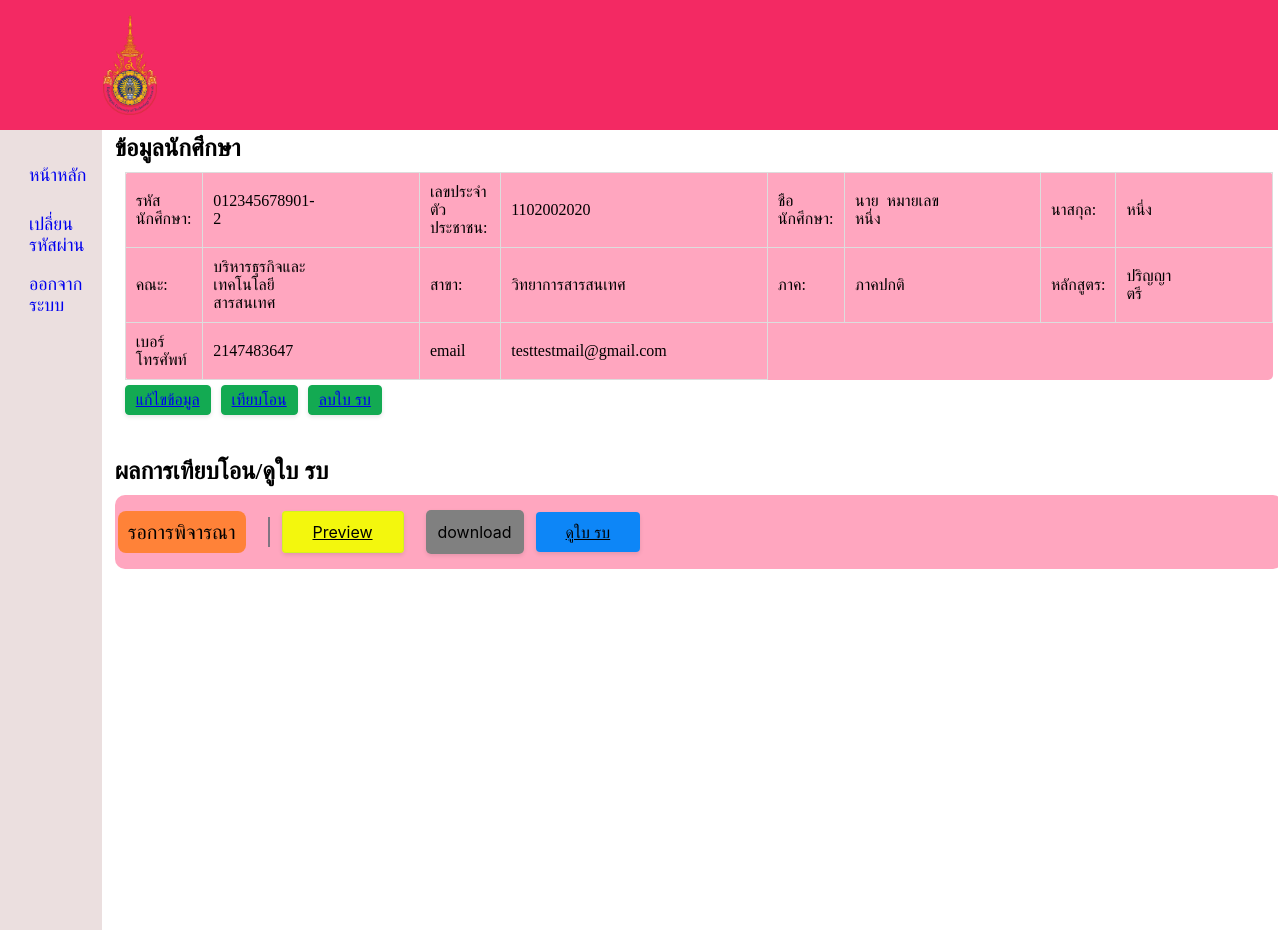
The app's page /student/stdHome.php (signed in) with its own data.
### tables this page shows
CREATE TABLE `student_detail` (
  `Student_id` int(11) NOT NULL,
  `User_id` int(11) NOT NULL,
  `Prefix` text NOT NULL,
  `Fname` varchar(100) NOT NULL,
  `Lname` varchar(100) NOT NULL,
  `Faculty` enum('บริหารธุรกิจและเทคโนโลยีสารสนเทศ','ศิลปะศาสตร์') NOT NULL,
  `Major` enum('วิทยาการสารสนเทศ','การตลาด','บัญชี') NOT NULL,
  `Student_idcard` int(13) DEFAULT NULL,
  `Supclass_std` text,
  `Student_year` int(4) NOT NULL,
  `Phone_std` int(11) DEFAULT NULL,
  `Email_std` text,
  `Pic_grad` varchar(255) DEFAULT NULL,
  `std_confirm_tran` int(1) NOT NULL DEFAULT '0',
  `teacher_con` int(1) NOT NULL DEFAULT '0',
  `std_scheme` enum('ปริญญาตรี','ปวส') NOT NULL
);

CREATE TABLE `user` (
  `User_id` int(11) NOT NULL,
  `Username` varchar(50) NOT NULL,
  `Password` varchar(30) NOT NULL,
  `Role` enum('admin','student','teacher') NOT NULL
);

### student/stdHome.php (the view, shortened to what this page needs)
<?php
require '../connect.php';
$id = $_SESSION['student_name_login'];
$sql = "SELECT * FROM student_detail, user WHERE student_detail.User_id = $id AND user.User_id = $id ";
$result = $connect->query($sql);
$row = $result->fetch_assoc();
?>
<!DOCTYPE html>
<html>
    <head>
        <link rel='stylesheet' type='text/css' media='screen' href='stylestd.css'>
    </head>
    <body>
        <header class="header">
        <a href="stdHome.php"><img src="../picture/มหาวิทยาลัยเทคโนโลยีราชมงคลตะวันออก.png" class="logo"></a>
        </header>
        <div class="container">
            <nav class="sidebar">
                <div class="menu-bar">
                    <div class="menu">
                        <ul class="menu-links">
                            <li class="link">
                                <a href ="stdHome.php">
                                    <span class="text nav-text">หน้าหลัก</span>
                                </a>
                            </li>
                            <li class="link">
                                <a href ="changepassword.php">
                                    <span class="text nav-text">เปลี่ยนรหัสผ่าน</span>
                                </a>
                            </li>
                            <li class="link">
                                <a href ="logout.php">
                                    <span class="text nav-text">ออกจากระบบ</span>
                                </a>
                            </li>
                        </ul>
                    </div>
                </div>
            </nav>
            <section class="home">
                <div class="container-box">
                    <div class= "head">
                        <h2>ข้อมูลนักศึกษา</h2>
                        <div class="box-detail-std">
                            <form action =" " class="detail-std" method="POST">
                                <table class="text-detail-std">
                                    <tbody>
                                        <tr>
                                            <td>รหัสนักศึกษา:</td>
                                            <td class="text-detail-std-td"><?php echo $row['Username'];?></td>
                                            <td>เลขประจำตัวประชาชน:</td>
                                            <td class="text-detail-std-td"><?php echo $row['Student_idcard' ];?></td>
                                            <td>ชือนักศึกษา:</td>
                                            <td class="text-detail-std-td"><?php echo $row['Prefix']; echo "&nbsp&nbsp" ; echo $row['Fname'];?></td>
                                            <td>นาสกุล:</td>
                                            <td class="text-detail-std-td"><?php echo $row['Lname'];?></td>
                                        </tr>
                                        <tr>
                                            <td>คณะ:</td>
                                            <td class= "text-detail-std-td"><?php echo $row['Faculty'];?></td>
                                            <td>สาขา:</td>
                                            <td class = "text-detail-std-td"><?php echo $row['Major'];?></td>
                                            <td>ภาค:</td>
                                            <td class = "text-detail-std-td"><?php echo $row['Supclass_std'];?></td>
                                            <td>หลักสูตร:</td>
                                            <td class = "text-detail-std-td"><?php echo $row['std_scheme']; ?></td>
                                        </tr>
                                        <tr>
                                            <td>เบอร์โทรศัพท์</td>
                                            <td class = "text-detail-std-td"><?php echo $row['Phone_std'];?></td>
                                            <td>email</td>
                                            <td class = "text-detail-std-td"><?php echo $row['Email_std'];?></td>
                                        </tr>
                                    </tbody>
                                </table>
                                <div class="menu-student">
                                    <ul class="menu-student-link">
                                        <li class="link1">
                                            <a href="edit_student.php?GetID=<?php echo $row['Student_id']; ?>">
                                                <span>แก้ไขข้อมูล</span>
                                            </a>
                                        </li>
                                        <li class="linkd">
                                            <a href="transfer_student.php?GetID=<?php echo $row['Student_id']; ?>">
                                                <span>เทียบโอน</span>
                                            </a>
                                        </li>
                                        <li class="sometime2">
                                            <a href="delete_pic.php?GetID=<?php echo $row['Student_id'];?>">
                                                <span>ลบใบ รบ</span>
                                            </a>
                                        </li>
                                    </ul>
                                </div>
                            </form>
                        </div>
                    </div>
                    <div class = "head">
                        <h2>ผลการเทียบโอน/ดูใบ รบ</h2>
                        <div class = "box-std-tran">
                            <table>
                                <tbody>
                                    <tr>
                                        <td><h class = "pass">เทียบโอนได้รับการอนุมัติแล้ว</h>
                                            <h class = "pending">รอการพิจารณา</h>
                                        </td>
                                        <td class = "v1"></td>
                                        <td><a href ="pdf_std_tran.php?GetID=<?php echo $row['Student_id'] ?>&ACTION=VIEW" class = "preview-std">Preview</td>
                                        <td><a href ="pdf_std_tran.php?GetID=<?php echo $row['Student_id'] ?>&ACTION=DOWNLOAD" class = "download-std">download</td>
                                        <td><a href ="preview-gra.php?GetID=<?php echo $row['Student_id'];?>" class = "preview-pic">ดูใบ รบ</td>
                                    </tr>
                                </tbody>
                            </table>
                        </div>
                    </div>
                </div>
            </section>
        </div>
    </body>
</html>

### student/stylestd.css (style rules this page uses)
* { margin: 0; padding: 0; box-sizing: border-box; }
.header { display: flex; align-items: center; justify-content: space-between; background-color: #f32963; padding: 15px 80px; }
.logo { width: 100px; height: 100px; object-fit: contain; }
.container { display: flex; }
.sidebar { top: 0; left: 0; height: 100vh; width: 250px; padding: 10px 14px; background-color: rgba(228, 211, 211, 0.719); }
.sidebar li { height: 50px; margin-top: 10px; display: flex; list-style: none; align-items: center; font-size: 18px; }
.sidebar li a { width: 100%; height: 100%; padding-left: 15px; display: flex; align-items: center; text-decoration: none; border-radius: 5px; }
.menu-bar { width: 100%; }
.home { display: flex; justify-content: flex-start; flex-flow: column; flex-direction: column; height: 100vh; }
.head { padding-left: 8px; margin: 5px; width: 100%; }
.text-detail-std { background-color: #ffa6bf; padding:10px; border-collapse: collapse; border-radius: 5px; }
.text-detail-std .text-detail-std-td { padding-right: 100px; padding-left: 10px; }
.text-detail-std td { border: 1px solid #ddd; padding:10px; }
.box-detail-std { height: 70%; width: 100%; padding: 10px; }
.menu-student-link { display: flex; }
.menu-student-link li { list-style: none; font-size: 17px; }
.menu-student-link li { border-radius: 4px; box-shadow: rgba(0, 0, 0, .1) 0 2px 4px 0; box-sizing: border-box; color: #fff; cursor: pointer; font-size: 16px; outline: none; padding: 5px 10px; margin-right:10px; margin-top:5px; text-align: center; transform: translateY(0); transition: transform 150ms, box-shadow 150ms; user-select: none; -webkit-user-select: none; touch-action: manipulation; }
.box-std-tran { background-color: #ffa6bf; padding:20px 1px; border-collapse: separate; border-spacing: 0 10px; margin-top: 10px; border-radius: 10px; }
.preview-std { background-color: #f3f70d; border: 1px solid #d3f31f; border-radius: 4px; box-shadow: rgba(0, 0, 0, .1) 0 2px 4px 0; box-sizing: border-box; color: rgb(0, 0, 0); cursor: pointer; font-family: "Akzidenz Grotesk BQ Medium", -apple-system, BlinkMacSystemFont, sans-serif; font-size: 16px; font-weight: 400; outline: none; outline: 0; padding: 10px 20px; margin-right:10px; margin-top:5px; text-align: center; transform: translateY(0); transition: transform 150ms, box-shadow 150ms; user-select: none; -webkit-user-select: none; touch-action: manipulation; }
@media (min-width: 768px) { .preview-std { padding: 10px 30px; } }
.download-std { background-color: #48ff00; border-radius: 4px; box-shadow: rgba(0, 0, 0, .1) 0 2px 4px 0; box-sizing: border-box; color: rgb(0, 0, 0); cursor: pointer; font-family: "Akzidenz Grotesk BQ Medium", -apple-system, BlinkMacSystemFont, sans-serif; font-size: 16px; font-weight: 400; outline: none; outline: 0; padding: 10px 20px; margin-right:10px; margin-top:5px; text-align: center; transform: translateY(0); transition: transform 150ms, box-shadow 150ms; user-select: none; -webkit-user-select: none; touch-action: manipulation; }
@media (min-width: 768px) { .download-std { padding: 10px 30px; } }
.preview-std.disable,.download-std.disable,.preview-pic.disable { align-items: center; pointer-events: none; margin: 10px 10px; padding: 12px 12px; border-radius: 5px; text-decoration: none; background-color: gray; }
.preview-pic { background-color: #0d86f7; border-radius: 4px; box-shadow: rgba(0, 0, 0, .1) 0 2px 4px 0; box-sizing: border-box; color: rgb(0, 0, 0); cursor: pointer; font-family: "Akzidenz Grotesk BQ Medium", -apple-system, BlinkMacSystemFont, sans-serif; font-size: 16px; font-weight: 400; outline: none; outline: 0; padding: 10px 20px; margin-right:10px; margin-top:5px; text-align: center; transform: translateY(0); transition: transform 150ms, box-shadow 150ms; user-select: none; -webkit-user-select: none; touch-action: manipulation; }
@media (min-width: 768px) { .preview-pic { padding: 10px 30px; } }
.box-std-tran .pending { background-color: #ff7b1bd1; padding:10px; border-radius: 8px; margin-right:20px; font-size:20px; }
.v1 { border-left: 2px solid #766f7cea; padding-right: 10px; height: 30px; }
.link1,.linkd ,.sometime2,.sometime { background-color: #13aa52; border: 1px solid #13aa52; }

### records on screen
student_detail: User.Username "012345678901-2", Student_idcard "1102002020", Prefix "นาย", Fname "หมายเลขหนึ่ง", Lname "หนึ่ง", Faculty "บริหารธุรกิจและเทคโนโลยีสารสนเทศ", Major "วิทยาการสารสนเทศ", Supclass_std "ภาคปกติ", std_scheme "ปริญญาตรี", Phone_std "2147483647", Email_std "testtestmail@gmail.com"
